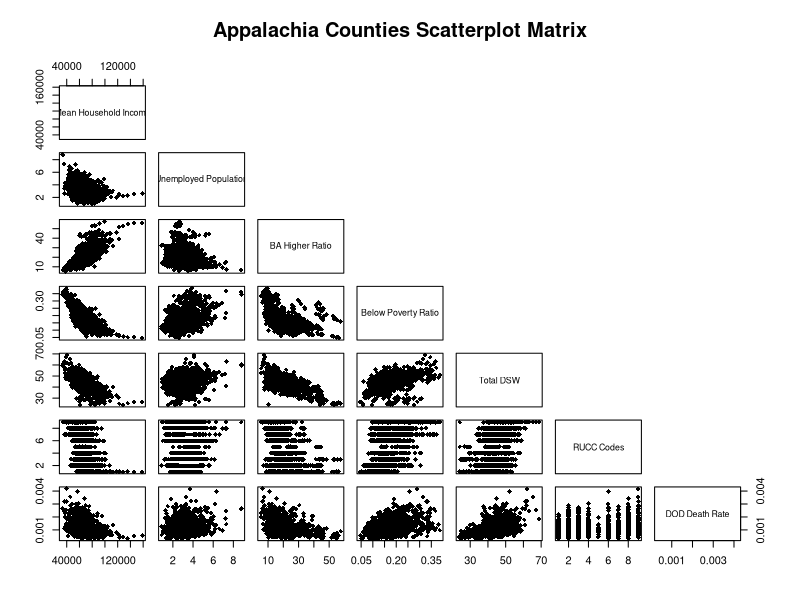
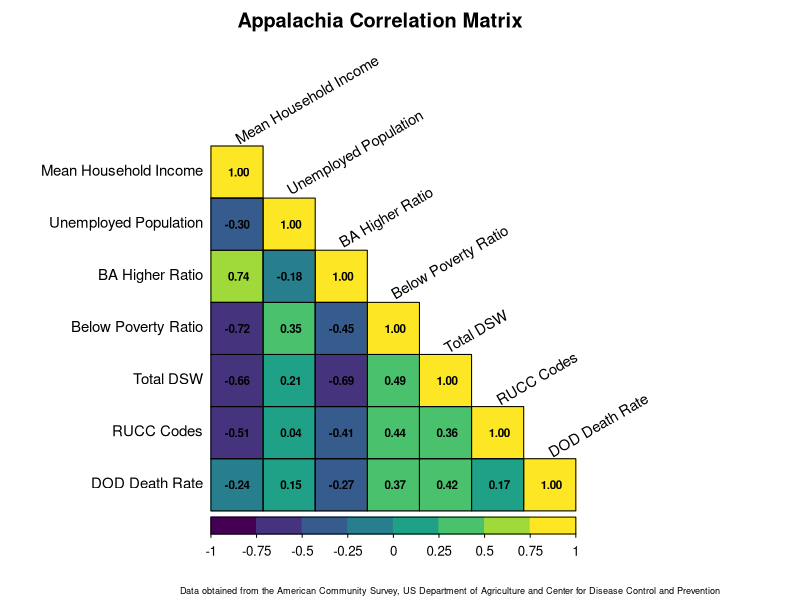

The R source for these figures, in order:
## ---- chunk 1
# Load necessary libraries
library(dplyr)
library(corrplot)
library(viridis)
library(here)
## ---- chunk 2
appalachia_2018_2022 = read.csv(here("Data/merged_data", "appalachia_2018_2022.csv"), sep = ",", header = TRUE)
## ---- chunk 3

# Ensure the dataset is clean and filter the necessary columns
corr_data <- appalachia_2018_2022 %>%
  mutate(
    mean_household_income = as.numeric(as.character(mean_household_income)),
    unemployed_pop_pe = as.numeric(as.character(unemployed_pop_pe)),
    BA_higher_ratio = as.numeric(as.character(BA_higher_ratio)),
    below_poverty_ratio = as.numeric(as.character(below_poverty_ratio)),
    total_DSW = as.numeric(as.character(total_DSW)),
    RUCC_2023= as.numeric(as.character(RUCC_2023)),
    DOD_death_rate = as.numeric(as.character(DOD_death_rate))
  ) %>%
  select(mean_household_income, unemployed_pop_pe, BA_higher_ratio, below_poverty_ratio, total_DSW, RUCC_2023, DOD_death_rate)

# Remove rows with NA values
corr_data <- na.omit(corr_data)

# Update variable names for better readability
colnames(corr_data) <- c("Mean Household Income", "Unemployed Population", "BA Higher Ratio", "Below Poverty Ratio", "Total DSW", "RUCC Codes", "DOD Death Rate")

# Scatterplot matrix
pairs(corr_data, pch = 18, upper.panel = NULL, main = "Appalachia Counties Scatterplot Matrix")

# Correlation plot with enhanced color variation and customized legend scale
corr_matrix <- cor(corr_data)

# Define breaks for the correlation scale
breaks <- seq(-1, 1, by = 0.25)

# Define custom color palette with viridis
corr_colors <- viridis::viridis(length(breaks) - 1)


# Plot the correlation matrix with customized color legend
corrplot(corr_matrix, method = "color", type = "lower", col = corr_colors, 
         title = "Appalachia Correlation Matrix", mar = c(0, 2, 2, 4),  # Increase right margin
         cl.length = length(breaks), 
         cl.cex = 0.8, cl.align.text = "r", cl.ratio = 0.2, 
         tl.cex = 0.9, 
         tl.col = "black", tl.srt = 30, # Set text rotation to 30 degrees
         addCoef.col = "black", number.cex = 0.7, cl.offset = 0.5, # Adjust the size of the numbers inside boxes and the legend
         addgrid.col = "black")
# Add a caption
mtext("Data obtained from the American Community Survey, US Department of Agriculture and Center for Disease Control and Prevention", 
      side = 1, line = 4, adj = 1, cex = 0.55)

